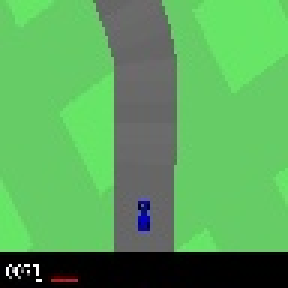
#> input picture MPC_GYM_CAR_RACING_V0/Data/Rec_iLQR_seed_123/1000.jpg, 96 x 96 px, found by its file name (shown 3 times larger)
$ jupyter execute --allow-errors img_to_traj_exp.ipynb
#> lines starting #> are read from the running program, lines starting #| are printed output that depends on the picture
### MPC_GYM_CAR_RACING_V0/img_to_traj.py
import cv2
import numpy as np
from matplotlib import pyplot as plt
class image_to_traj():
    def __init__(self,N=25):
        self.N=N
    #@property
    def run(self,image):
        canny = self.do_canny(image)
        segment = self.do_segment(canny)
        ret= self.get_points(segment)
        return ret
        #hough = cv2.HoughLinesP(segment, 1, np.pi / 180, 10, np.array([]), minLineLength = 5, maxLineGap = 5)
    def do_canny(self,image):
        gray = cv2.cvtColor(image, cv2.COLOR_RGB2GRAY)
        #blur = cv2.GaussianBlur(gray, (3, 3), 0)
        canny = cv2.Canny(gray, 50, 150)
        return cann

    # [40 lines left out: functions do_segment, get_points, not called in this run]

### MPC_GYM_CAR_RACING_V0/img_to_traj_exp.ipynb
[cell 1]
import cv2
import numpy as np
from matplotlib import pyplot as plt
from img_to_traj import image_to_traj
i=0
N=10
frame=cv2.imread('Exp1_123/Rec_iLQR/1000.jpg')
#> frame is the input picture: shape (96, 96, 3); mean B, G, R 90.8, 163.8, 90.3
i2t=image_to_traj(N=10)
#> (the rest of this cell did not finish here and is left out)

#> in do_canny, `gray = cv2.cvtColor(image, cv2.COLOR_RGB2GRAY)`:
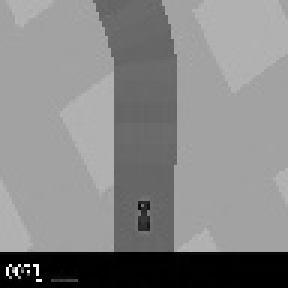
#> gray: shape (96, 96) (shown 3 times larger); min 0, max 255, mean 133.6
#> in do_canny, `canny = cv2.Canny(gray, 50, 150)`:
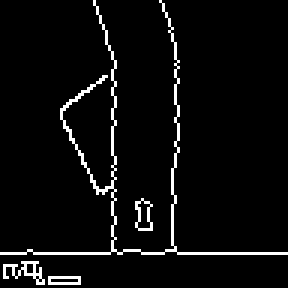
#> canny: shape (96, 96) (shown 3 times larger); 4.6% white in thin lines or dots
#crops,cxs,cys=get_points(segment,N)
for x,y,crop in zip(cxs,cys,crops):
    img = cv2.circle(frame,(x,i+y), 2, (255,255,255), -1)
    print('x,y :',x,y+i,end=' ')
    i+=N

plt.imshow(img,cmap='gray',vmin=0,vmax=255)
plt.show()

$ run again, with MPC_GYM_CAR_RACING_V0/Data/Rec_iLQR_seed_123/1131.jpg copied over MPC_GYM_CAR_RACING_V0/Data/Rec_iLQR_seed_123/1000.jpg
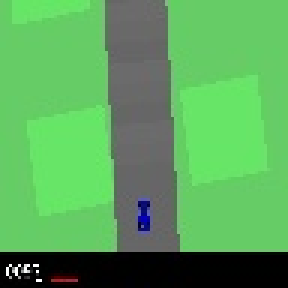
#> input picture MPC_GYM_CAR_RACING_V0/Data/Rec_iLQR_seed_123/1131.jpg, 96 x 96 px, found by its file name (shown 3 times larger)
#> frame is the input picture: shape (96, 96, 3); mean B, G, R 90.8, 165, 90.4
#> in do_canny, `gray = cv2.cvtColor(image, cv2.COLOR_RGB2GRAY)`:
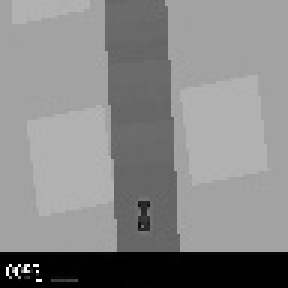
#> gray: shape (96, 96) (shown 3 times larger); min 0, max 255, mean 134.4
#> in do_canny, `canny = cv2.Canny(gray, 50, 150)`:
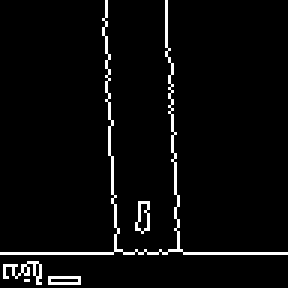
#> canny: shape (96, 96) (shown 3 times larger); 3.8% white in thin lines or dots

$ run again, with MPC_GYM_CAR_RACING_V0/Data/Rec_iLQR_seed_123/1295.jpg copied over MPC_GYM_CAR_RACING_V0/Data/Rec_iLQR_seed_123/1000.jpg
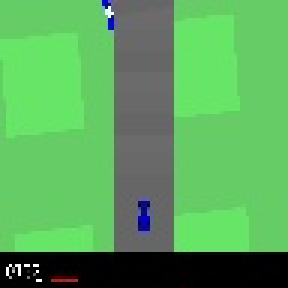
#> input picture MPC_GYM_CAR_RACING_V0/Data/Rec_iLQR_seed_123/1295.jpg, 96 x 96 px, found by its file name (shown 3 times larger)
#> frame is the input picture: shape (96, 96, 3); mean B, G, R 91.2, 165.8, 90.2
#> in do_canny, `gray = cv2.cvtColor(image, cv2.COLOR_RGB2GRAY)`:
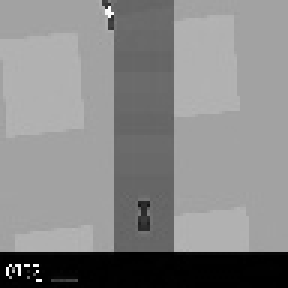
#> gray: shape (96, 96) (shown 3 times larger); min 0, max 255, mean 134.9
#> in do_canny, `canny = cv2.Canny(gray, 50, 150)`:
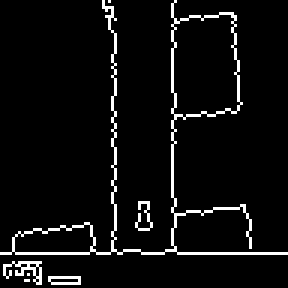
#> canny: shape (96, 96) (shown 3 times larger); 5.5% white in thin lines or dots
